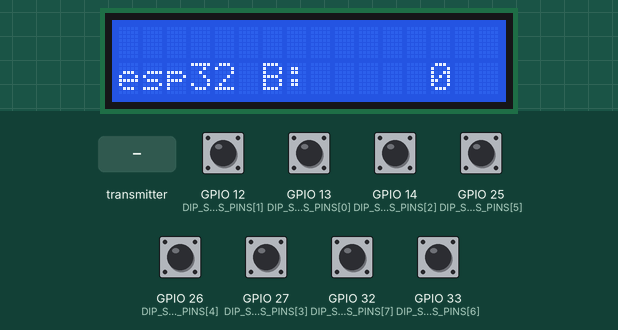
This sketch was run on a simulated ESP32. Shown: 16×2 character LCD. The inputs (shaded band) are chosen by the test bench; at power-on: GPIO 12 (DIP_SWITCHES_PINS[1]), GPIO 13 (DIP_SWITCHES_PINS[0]), GPIO 14 (DIP_SWITCHES_PINS[2]), GPIO 25 (DIP_SWITCHES_PINS[5]), GPIO 26 (DIP_SWITCHES_PINS[4]), GPIO 27 (DIP_SWITCHES_PINS[3]), GPIO 32 (DIP_SWITCHES_PINS[7]), GPIO 33 (DIP_SWITCHES_PINS[6]) LOW. What the sketch prints to the serial monitor is not drawn.

Above: at 1.2 s.
1.3 s: the transmitter starts sending myData = 1024
At 2.5 s:
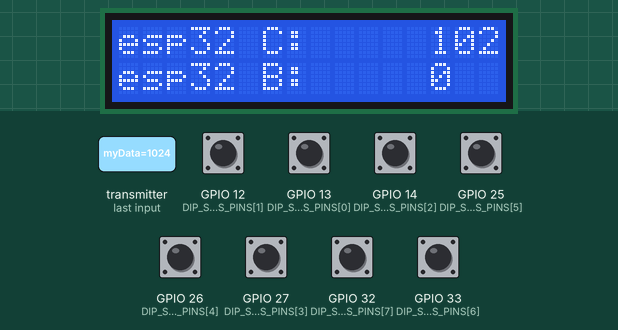
3.5 s: GPIO 12 (DIP_SWITCHES_PINS[1]) pulled HIGH for 1 s
At 4.6 s:
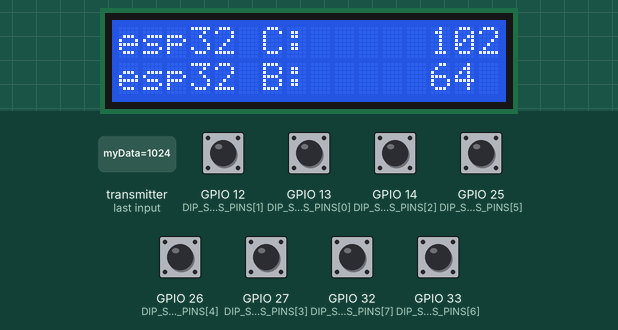
6.6 s: GPIO 13 (DIP_SWITCHES_PINS[0]) pulled HIGH for 1 s
At 7.6 s:
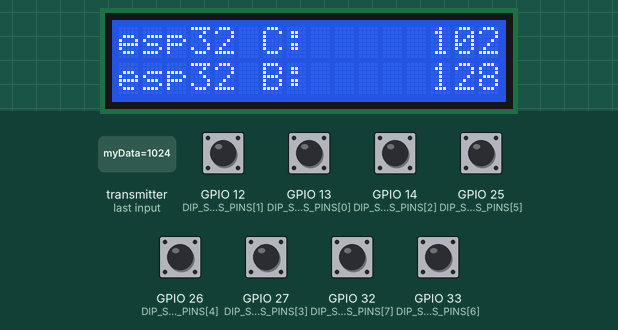
9.7 s: GPIO 14 (DIP_SWITCHES_PINS[2]) pulled HIGH for 1 s
At 10.6 s:
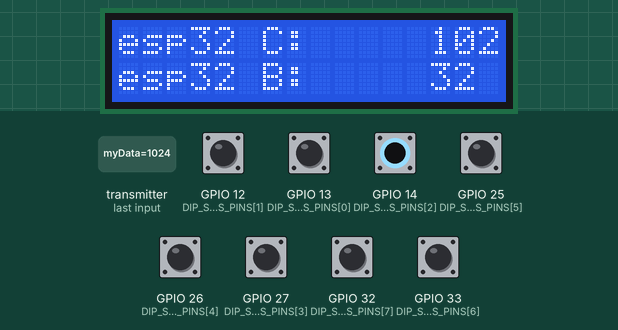
12.8 s: GPIO 25 (DIP_SWITCHES_PINS[5]) pulled HIGH for 1 s
At 14.2 s:
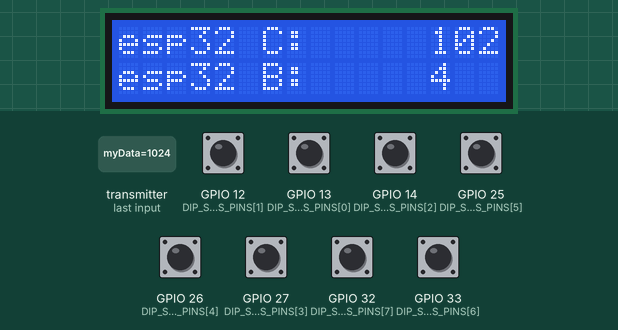
15.9 s: GPIO 26 (DIP_SWITCHES_PINS[4]) pulled HIGH for 1 s
At 17.3 s:
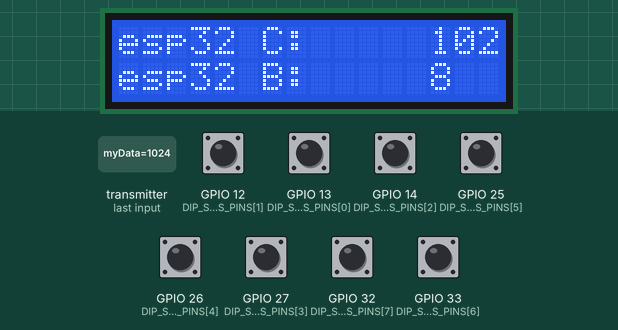
Timing chart, 0 to 18.9 s (numbered marks = the images above; inputs shaded):
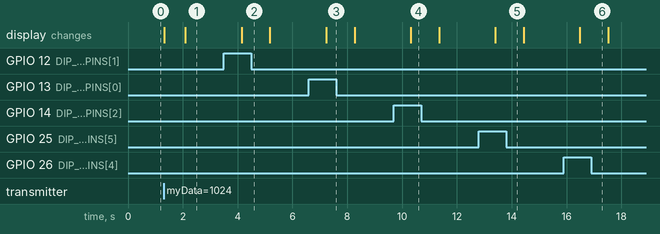

Measured:
- after the input at 1.3 s, the display: first changes at once (image 1 shows a later state)
- after the input at 3.5 s, the display: changes after 0.64 s (image 2)
- after the input at 6.6 s, the display: changes after 0.63 s (image 3)
- after the input at 9.7 s, the display: changes after 0.61 s (image 4)
- after the input at 12.8 s, the display: changes after 0.60 s (image 5)
- after the input at 15.9 s, the display: changes after 0.58 s (image 6)

The sketch:

dipSwitchUnitTwo.ino
```cpp
#include <esp_now.h>
#include <WiFi.h>
#include <Wire.h>
#include <LiquidCrystal_I2C.h>


LiquidCrystal_I2C lcd(0x27, 16, 2);

int myData; // variabel untuk menyimpan data dari esp32 C
int prevMyData; // variabel sementara

int NUM_SWITCHES = 8;
int DIP_SWITCHES_PINS[] = {13,12,14,27,26,25,33,32};

// E4:65:B8:0C:23:04
uint8_t broadcastAddress[] = {0xE4, 0x65, 0xB8, 0x0C, 0x23, 0x04};

int readDipSwitch();
int prevDipSwitch = 0;
int dipSwitchValue = 0;
esp_now_peer_info_t peerInfo;

// callback function that will be executed when data is received
void OnDataRecv(const uint8_t * mac, const uint8_t *incomingData, int len) {
  memcpy(&myData, incomingData, sizeof(myData));

  if (myData != prevMyData) {
    lcd.clear();
    lcd.setCursor(0,0);
    lcd.print("esp32 C:");
    lcd.setCursor(13,0);
    lcd.print(myData);
    prevMyData = myData;
  }

  Serial.print("Bytes received: ");
  Serial.println(len);
  Serial.print("int: ");
  Serial.println(myData);
  Serial.println();

}

void OnDataSent(const uint8_t *mac_addr, esp_now_send_status_t status) {
  Serial.print("\r\nLast Packet Send Status:\t");
  Serial.println(status == ESP_NOW_SEND_SUCCESS ? "Delivery Success" : "Delivery Fail");
}

void setup() {
  lcd.init();
  lcd.backlight();
  // Initialize Serial Monitor
  Serial.begin(115200);

  // Set device as a Wi-Fi Station
  WiFi.mode(WIFI_STA);

  // Init ESP-NOW
  if (esp_now_init() != ESP_OK) {
    Serial.println("Error initializing ESP-NOW");
    lcd.clear();
    lcd.setCursor(0,0);
    lcd.print("Error initializing ESP-NOW");
    return;
  }


  esp_now_register_recv_cb(OnDataRecv);
  esp_now_register_send_cb(OnDataSent);

  memcpy(peerInfo.peer_addr, broadcastAddress, 6);
  peerInfo.channel = 0;
  peerInfo.encrypt = false;

  if (esp_now_add_peer(&peerInfo) != ESP_OK){
    Serial.println("Failed to add peer");
    return;
  }

  for (int i = 0; i < NUM_SWITCHES; i++) {
    pinMode(DIP_SWITCHES_PINS[i], INPUT);
  }
}

void loop() {
  Serial.print("esp32 B:");
  Serial.println(dipSwitchValue);

  lcd.setCursor(0, 1);
  lcd.print("esp32 B:");
  lcd.setCursor(13, 1);
  lcd.print(dipSwitchValue);

  dipSwitchValue = readDipSwitch();
  if (dipSwitchValue != prevDipSwitch) {
    lcd.clear();
    lcd.setCursor(0,0);
    lcd.print("esp32 C:");
    lcd.setCursor(13,0);
    lcd.print(myData);
    lcd.setCursor(0, 1);
    lcd.print("esp32 B:");
    lcd.setCursor(13, 1);
    lcd.print(dipSwitchValue);

    Serial.print("esp32 B:");
    Serial.println(dipSwitchValue);
    prevDipSwitch = dipSwitchValue;

  }

  myData += dipSwitchValue;

  esp_err_t result = esp_now_send(broadcastAddress, (uint8_t *) &myData, sizeof(dipSwitchValue));
  if (result == ESP_OK) {
    Serial.println("Sent with success");
  }  else {
    Serial.println("Error sending the data");
  }

  delay(1000);
}

int readDipSwitch() {
  int dipSwitchValue = 0;
  for (int i = 0; i < NUM_SWITCHES; i++) {
    int switchState = digitalRead(DIP_SWITCHES_PINS[i]);
    dipSwitchValue += switchState << (NUM_SWITCHES - 1 - i);
  }

  return dipSwitchValue;
}
```
